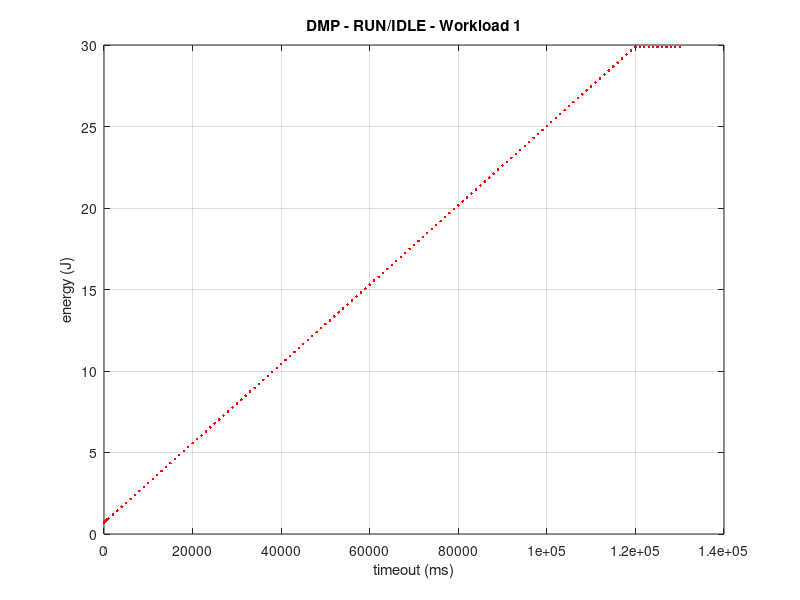
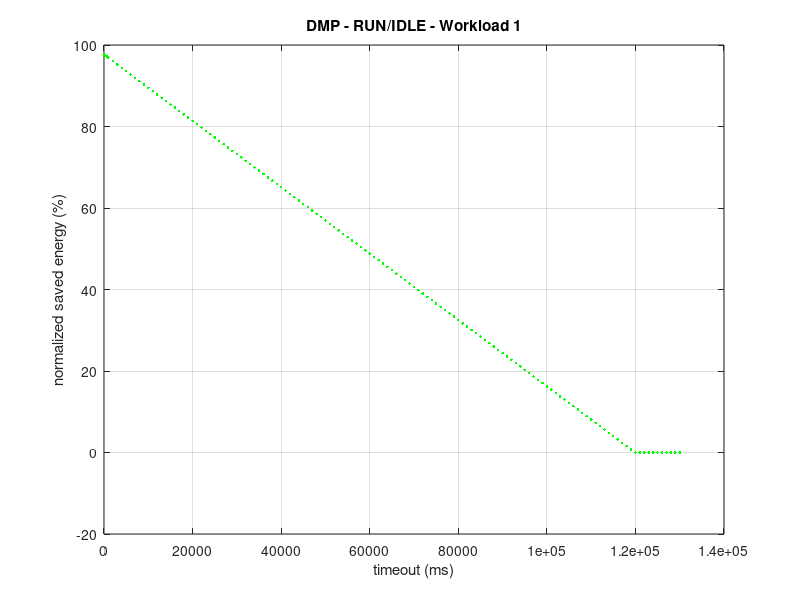

These figures' MATLAB source, in order:
%% DPM - WORKLOAD 1 - RUN/IDLE
% data extraction from file
DPM_data = dlmread('dpmres_wl1_run_idle.txt');
timeout = DPM_data(:,1);
energy = DPM_data(:,2);

% timeout vs consumed energy plot
figure(1)
plot(timeout, energy, 'r.', 'LineWidth', 4)
xlabel("timeout (ms)");
ylabel("energy (J)");
grid on;
title("DMP - RUN/IDLE - Workload 1")

% timeout vs normalized saved energy plot
TOTAL_ENERGY = 29.8790976000;   % energy for WL1 w/o DPM
saved_energy_normalized = zeros(size(energy));

for i = 1:size(energy)
    saved_energy_normalized(i) = ((TOTAL_ENERGY-energy(i))/TOTAL_ENERGY)*100;
end

figure(2)
plot(timeout, saved_energy_normalized, 'g.', 'LineWidth', 4)
xlabel("timeout (ms)");
ylabel("normalized saved energy (%)");
grid on;
title("DMP - RUN/IDLE - Workload 1")